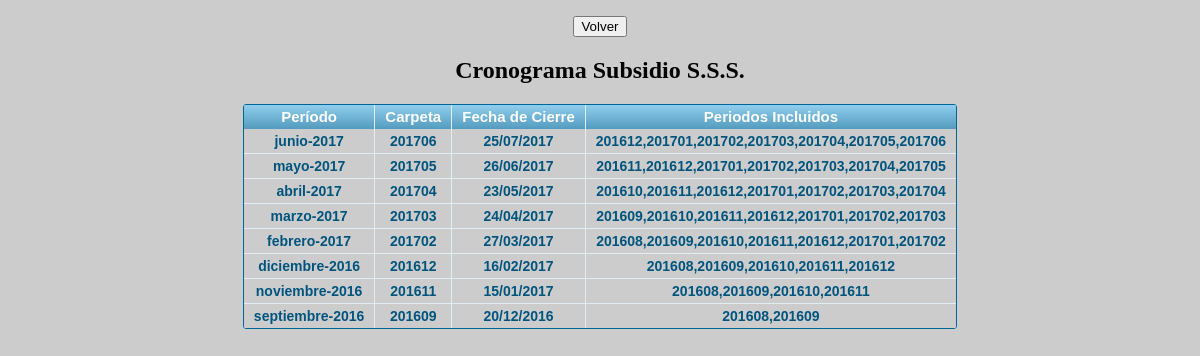
The page /cronograma.php (signed in) on the database its author committed.
### tables this page shows
CREATE TABLE IF NOT EXISTS `cronograma` (
  `id` int(3) NOT NULL AUTO_INCREMENT,
  `periodo` varchar(100) NOT NULL,
  `carpeta` varchar(6) NOT NULL,
  `fechacierre` date NOT NULL,
  `periodosincluidos` varchar(50) NOT NULL,
  PRIMARY KEY (`id`)
);

### cronograma.php (the view, shortened to what this page needs)
<?php
$sqlCronograma = "SELECT c.*,DATE_FORMAT(c.fechacierre,'%d/%m/%Y') as fechacierre FROM cronograma c ORDER By carpeta DESC";
$resCronograma = mysql_query($sqlCronograma);
?>
<!DOCTYPE html PUBLIC "-//W3C//DTD XHTML 1.0 Transitional//EN" "http://www.w3.org/TR/xhtml1/DTD/xhtml1-transitional.dtd">
<html xmlns="http://www.w3.org/1999/xhtml">
<head>
<link rel="stylesheet" href="css/tablas.css"/>
</head>
<body bgcolor="#CCCCCC">
	<div align="center">
	 <p><input type="reset" name="volver" value="Volver" onClick="location.href = 'menu.php'" /></p>
	 <h2>Cronograma Subsidio S.S.S.</h2>
	 <div class="grilla">
		 <table>
		 	<thead>
		 		<tr>
		 			<th>Período</th>
		 			<th>Carpeta</th>
		 			<th>Fecha de Cierre</th>
		 			<th>Periodos Incluidos</th>
		 		</tr>
		 	</thead>
		 	<tbody>
		<?php while ($rowCronograma = mysql_fetch_array($resCronograma)) {  ?>
				<tr>
					<td><?php echo $rowCronograma['periodo'] ?></td>
					<td><?php echo $rowCronograma['carpeta'] ?></td>
					<td><?php echo $rowCronograma['fechacierre'] ?></td>
					<td><?php echo $rowCronograma['periodosincluidos'] ?></td>
				</tr>
		<?php } ?>
		  	</tbody>
		</table>
	</div>
	</div>
</body>
</html>

### css/tablas.css (style rules this page uses)
.grilla { font: normal 12px/150% Arial, Helvetica, sans-serif; background: #fff; overflow: hidden; border: 1px solid #006699; -webkit-border-radius: 3px; -moz-border-radius: 3px; border-radius: 3px; display: table }
.grilla table { border-collapse: collapse; text-align: center; width: 100%; }
.grilla table td, .grilla table th, .grilla table .title { padding: 3px 10px; }
.grilla table thead th, .grilla table .title { background-image: linear-gradient(to bottom, #8DCBEA 5%, #539BBE 100%); background-color:#99bfe6; color:#FFFFFF; font-size: 15px; font-weight: bold; border-left: 1px solid #E1EEF4; }
.grilla table thead th:first-child, .grilla table .title { border: none; }
.grilla table tbody td { background-color:#CCCCCC; color: #00557F; border-left: 1px solid #E1EEF4; font-size: 14px; border-bottom: 1px solid #E1EEF4; font-weight: bold; }
.grilla table tbody td:first-child { border-left: none; }
.grilla table tbody tr:last-child td { border-bottom: none; }

### rows shown on the page
cronograma: periodo "junio-2017", carpeta "201706", fechacierre "25/07/2017", periodosincluidos "201612,201701,201702,201703,201704,201705,201706"
cronograma: periodo "mayo-2017", carpeta "201705", fechacierre "26/06/2017", periodosincluidos "201611,201612,201701,201702,201703,201704,201705"
cronograma: periodo "abril-2017", carpeta "201704", fechacierre "23/05/2017", periodosincluidos "201610,201611,201612,201701,201702,201703,201704"
cronograma: periodo "marzo-2017", carpeta "201703", fechacierre "24/04/2017", periodosincluidos "201609,201610,201611,201612,201701,201702,201703"
cronograma: periodo "febrero-2017", carpeta "201702", fechacierre "27/03/2017", periodosincluidos "201608,201609,201610,201611,201612,201701,201702"
cronograma: periodo "diciembre-2016", carpeta "201612", fechacierre "16/02/2017", periodosincluidos "201608,201609,201610,201611,201612"
cronograma: periodo "noviembre-2016", carpeta "201611", fechacierre "15/01/2017", periodosincluidos "201608,201609,201610,201611"
cronograma: periodo "septiembre-2016", carpeta "201609", fechacierre "20/12/2016", periodosincluidos "201608,201609"
